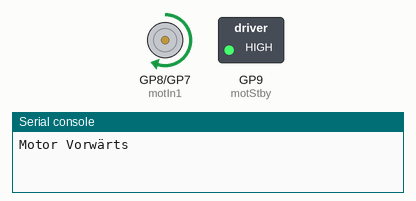
Bench run of a program on a simulated Raspberry Pi Pico running MicroPython. On the bench: motor-driver pin pairs drawn as motors (green arrow = first pin HIGH = forward, orange = second pin HIGH = backward, longer = more drive, scaled by the enable pin, stopped while the standby pin is LOW), switched loads named in the program (green lamp = pin HIGH), the last lines printed to the serial console.

Above: at 1.0 s.
At 3.0 s:
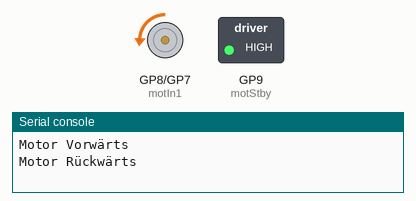
Timing chart, 0 to 4.6 s (numbered marks = the images above):
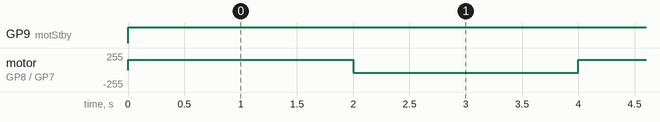

Measured:
- by itself, GP9 (motStby): LOW → HIGH at 0.00 s
- by itself, motor on GP8 (motIn1) / GP7 (motIn2): alternates forward 156/255 for 2.0 s and backward 39/255 for 2.0 s

The program:

buch-rpi-pico-kap4-motor-treiber.py
```python
# Pico - Ansteuerung Motor-Treiber
# Datei: buch-rpi-pico-kap4-motor-treiber.py

#Bibliotheken
import machine
import utime

#Variablen
motPWM = machine.PWM(machine.Pin(6))
motPWM.freq(1000)
motIn2=machine.Pin(7, machine.Pin.OUT)
motIn1=machine.Pin(8, machine.Pin.OUT)
motStby=machine.Pin(9, machine.Pin.OUT)

#Funktionen

#Hauptprogramm
while True:
    motStby.value(1)
    #Vorwärts
    motPWM.duty_u16(40000)
    motIn1.value(1)
    motIn2.value(0)
    print("Motor Vorwärts")
    utime.sleep(2)
    #Rückwärts
    motPWM.duty_u16(10000)
    motIn1.value(0)
    motIn2.value(1)
    print("Motor Rückwärts")
    utime.sleep(2)
```
